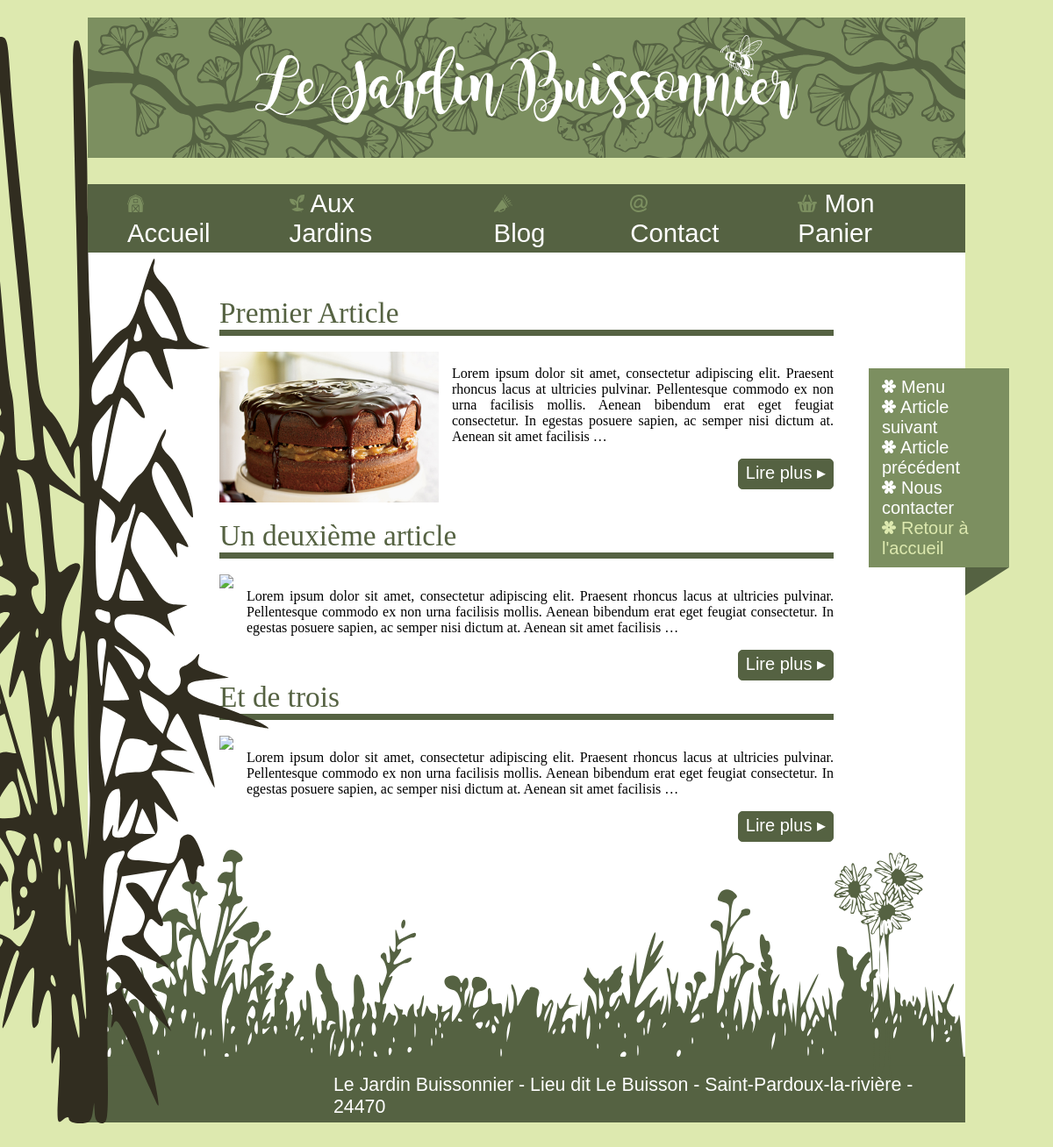
Screenshot of /blog/ with the database file from the repository.
### blog/models.py (models this page shows, shortened)
class Article(models.Model):
    titre = models.CharField(max_length=100)
    contenu = models.TextField(null=True)
    date = models.DateTimeField(auto_now_add=True, auto_now=False,
                                verbose_name="Date de parution")
    photo = models.ImageField()
    categorie = models.ForeignKey('Categorie')

### blog/views.py (the view)
# urls.py: url(r'^', include('accueil.urls')),
def accueil(request):
    articles = Article.objects.all() # Nous sélectionnons tous nos articles
    return render(request, 'blog/blog_accueil.html', {'derniers_articles': articles})

### blog/templates/blog/blog_accueil.html (shortened to what this page needs)
{% extends "base.html" %}
{% block content %}
 <div style="padding-left:150px; padding-right:150px;">
{% for article in derniers_articles %}
    <p class="titre_article" style="margin:0;">{{ article.titre }}</p>
    	<div class="ligne_verte"> &nbsp; </div>
    <div class="liste_article">
    <div class="image_left"><img src="{{ article.photo.url }}" class="photos_vue_article"/> </div>
    <div class="article_right">
    	<p>{{ article.contenu|truncatewords_html:40 }}</p>
        <p><a href="{% url "blog.views.lire" article.id %}" class="bouton_vert">Lire plus &#9656; </a></p>
    </div>
    </div>
{% empty %}
    <p>Aucun article.</p>
{% endfor %}
</div>
{% endblock %}

### static/css/style.css (style rules this page uses)
body { background:#dde9af; }
p { text-align: justify; }
.liste_article { display:flex; align-items: flex-start; justify-content: flex-start; }
.photos_vue_article { width: 250px; height: auto; margin-right: 15px; margin-bottom: 15px; }
.titre_article { font-family: 'LeagueGothic'; color: #556242; font-size:25pt; margin: 0; margin-top:15px; }
.bouton_vert { height: 30px; background-color: #556242; border: 1px solid #556242; border-radius: 5px; text-align: center; padding: 3px 8px 0px 8px; color: white; text-decoration: none; font-family: 'LeagueGothic', sans-serif; font-size:15pt; position: relative; float: right; }
.ligne_verte { width:100%; border-top: solid #556242 7px; }

### rows the page displays
Article: titre "Premier Article", photo (picture), contenu "Lorem ipsum dolor sit amet, consectetur adipiscing elit. Praesent rhoncus lacus at ultricies pulvinar. Pellentesque commodo ex non urna facilisis mollis. Aenean bibendum erat eget feugiat consectetur. In egestas posuere sapien, ac semper nisi dictum at. Aenean sit amet facilisis …"
Article: titre "Un deuxième article", contenu "Lorem ipsum dolor sit amet, consectetur adipiscing elit. Praesent rhoncus lacus at ultricies pulvinar. Pellentesque commodo ex non urna facilisis mollis. Aenean bibendum erat eget feugiat consectetur. In egestas posuere sapien, ac semper nisi dictum at. Aenean sit amet facilisis …"
Article: titre "Et de trois", contenu "Lorem ipsum dolor sit amet, consectetur adipiscing elit. Praesent rhoncus lacus at ultricies pulvinar. Pellentesque commodo ex non urna facilisis mollis. Aenean bibendum erat eget feugiat consectetur. In egestas posuere sapien, ac semper nisi dictum at. Aenean sit amet facilisis …"
